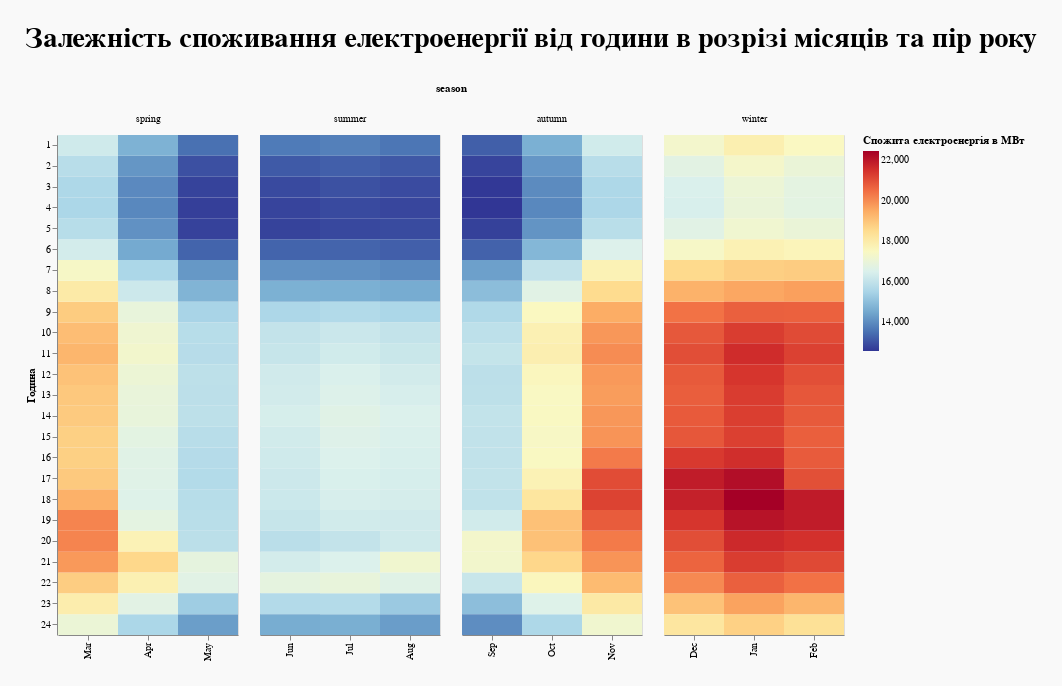

The code cell stored with this chart in its notebook:
### Code cell
alt.Chart(df4, title='Залежність споживання електроенергії від години в розрізі місяців та пір року').mark_rect().encode(
    x = alt.X('month:N', title='', sort=['Dec', 'Jan', 'Feb', 'Mar', 'Apr', 'May', 'Jun', 'Jul', 'Aug', 'Sep', 'Oct', 'Nov']),
    y = alt.Y('time:N', title='Година'),
    column = alt.Column('season:N', sort=["spring", "summer", "autumn", "winter"]),
    color = alt.Color('Mean', title='Спожита електроенергія в МВт', 
    scale = alt.Scale(scheme = 'redyellowblue', reverse=True))
).configure_title(
    fontSize=28,
    font='Areal',
    offset=30,
).resolve_scale(x='independent').properties(width = 180, height = 500, background = '#F9F9F9', padding = 25)

### Figure 1 — Vega-Lite specification as saved in the notebook (floating-point values rounded to 4 significant figures; data arrays with more than 128 entries replaced by an {"elided": "..."} marker saying what was removed)
{"config": {"view": {"continuousWidth": 400, "continuousHeight": 300}, "title": {"font": "Areal", "fontSize": 28, "offset": 30}}, "data": {"name": "data-903dbbd58fe48be4127e917b1001f020"}, "mark": "rect", "background": "#F9F9F9", "encoding": {"color": {"type": "quantitative", "field": "Mean", "scale": {"reverse": true, "scheme": "redyellowblue"}, "title": "Спожита електроенергія в МВт"}, "column": {"type": "nominal", "field": "season", "sort": ["spring", "summer", "autumn", "winter"]}, "x": {"type": "nominal", "field": "month", "sort": ["Dec", "Jan", "Feb", "Mar", "Apr", "May", "Jun", "Jul", "Aug", "Sep", "Oct", "Nov"], "title": ""}, "y": {"type": "nominal", "field": "time", "title": "Година"}}, "height": 500, "padding": 25, "resolve": {"scale": {"x": "independent"}}, "title": "Залежність споживання електроенергії від години в розрізі місяців та пір року", "width": 180, "$schema": "https://vega.github.io/schema/vega-lite/v4.8.1.json", "datasets": {"data-903dbbd58fe48be4127e917b1001f020": {"elided": "288 records"}}}
